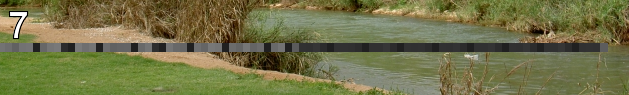
#> input picture ml_in_action/100day/data/oxygen.png, 629 x 95 px; the run also reads 1 picture not shown here
$ jupyter execute --allow-errors pythonchallenge.ipynb   (shell and % lines are left out)
#> lines starting #> are read from the running program, lines starting #| are printed output that depends on the picture; after the words box and inside, x2 and y2 are one past the last pixel; in counts of white or black regions, pixels touching at a corner belong together
[cell 1]
pow(2,38)

[cell 2]
# Apply dictionary mapping to the encrypted text.
from string import ascii_lowercase
alph_mp=str.maketrans(ascii_lowercase, ascii_lowercase[2:]+ascii_lowercase[:2])
text = "g fmnc wms bgblr rpylqjyrc gr zw fylb. rfyrq ufyr amknsrcpq ypc dmp. bmgle gr gl zw fylb gq glcddgagclr ylb rfyr'q ufw rfgq rcvr gq qm jmle. sqgle qrpgle.kyicrpylq() gq pcamkkclbcb. lmu ynnjw ml rfc spj."
text.translate(alph_mp)
"map".translate(alph_mp)
# http://www.pythonchallenge.com/pc/def/ocr.html

[cell 3]
import urllib.request
import re
from collections import Counter
#> (the rest of this cell did not finish here and is left out)

[cell 4]
# One small letter, surrounded by EXACTLY three big bodyguards on each of its sides.
import urllib.request
import re
from collections import Counter
#> (the rest of this cell did not finish here and is left out)

[cell 5]
import urllib.request
import re
url = "http://www.pythonchallenge.com/pc/def/linkedlist.php?nothing="
number = str(16044/2)
#> (the rest of this cell did not finish here and is left out)

[cell 6]
import pickle
from urllib.request import urlopen
import requests
#> (the rest of this cell did not finish here and is left out)

[cell 7]
from zipfile import ZipFile
#> (the rest of this cell did not finish here and is left out)

[cell 8]
#!pip install Pillow
from PIL import Image
# [7 lines of commented-out code are left out]
img = Image.open("data/oxygen.png")
#> img is the input picture: PIL image 629x95 RGBA; mean R, G, B, A 114.6, 114.9, 72.2, 255
print(img.size) # (629, 95) 水平宽度与垂直宽度， getpixel（x,y) x水平位置，y垂直位置
#| (629, 95)
print(''.join([chr(i[0]) for i in [img.getpixel((j, img.size[1] / 2)) for j in range(0, img.size[0], 7)]]))
#| smart guy, you made it. the next level is [105, 110, 116, 101, 103, 114, 105, 116, 121]pe_
result = [105, 110, 116, 101, 103, 114, 105, 116, 121]
print("".join(chr(i) for i in result))

[cell 9]
import bz2
un=b'BZh91AY&SYA\xaf\x82\r\x00\x00\x01\x01\x80\x02\xc0\x02\x00 \x00!\x9ah3M\x07<]\xc9\x14\xe1BA\x06\xbe\x084'
pw=b'BZh91AY&SY\x94$|\x0e\x00\x00\x00\x81\x00\x03$ \x00!\x9ah3M\x13<]\xc9\x14\xe1BBP\x91\xf08'
username = bz2.decompress(un)
password = bz2.decompress(pw)
print(username,password)

[cell 10]
from PIL import Image,ImageDraw

first = [146,399,163,403,170,393,169,391,166,386,170,381,170,371,170,355,169,346,167,335,170,329,170,320,170,
310,171,301,173,290,178,289,182,287,188,286,190,286,192,291,194,296,195,305,194,307,191,312,190,316,
190,321,192,331,193,338,196,341,197,346,199,352,198,360,197,366,197,373,196,380,197,383,196,387,192,
389,191,392,190,396,189,400,194,401,201,402,208,403,213,402,216,401,219,397,219,393,216,390,215,385,
215,379,213,373,213,365,212,360,210,353,210,347,212,338,213,329,214,319,215,311,215,306,216,296,218,
290,221,283,225,282,233,284,238,287,243,290,250,291,255,294,261,293,265,291,271,291,273,289,278,287,
279,285,281,280,284,278,284,276,287,277,289,283,291,286,294,291,296,295,299,300,301,304,304,320,305,
327,306,332,307,341,306,349,303,354,301,364,301,371,297,375,292,384,291,386,302,393,324,391,333,387,
328,375,329,367,329,353,330,341,331,328,336,319,338,310,341,304,341,285,341,278,343,269,344,262,346,
259,346,251,349,259,349,264,349,273,349,280,349,288,349,295,349,298,354,293,356,286,354,279,352,268,
352,257,351,249,350,234,351,211,352,197,354,185,353,171,351,154,348,147,342,137,339,132,330,122,327,
120,314,116,304,117,293,118,284,118,281,122,275,128,265,129,257,131,244,133,239,134,228,136,221,137,
214,138,209,135,201,132,192,130,184,131,175,129,170,131,159,134,157,134,160,130,170,125,176,114,176,
102,173,103,172,108,171,111,163,115,156,116,149,117,142,116,136,115,129,115,124,115,120,115,115,117,
113,120,109,122,102,122,100,121,95,121,89,115,87,110,82,109,84,118,89,123,93,129,100,130,108,132,110,
133,110,136,107,138,105,140,95,138,86,141,79,149,77,155,81,162,90,165,97,167,99,171,109,171,107,161,
111,156,113,170,115,185,118,208,117,223,121,239,128,251,133,259,136,266,139,276,143,290,148,310,151,
332,155,348,156,353,153,366,149,379,147,394,146,399]
second = [156,141,165,135,169,131,176,130,187,134,191,140,191,146,186,150,179,155,175,157,168,157,163,157,159,
157,158,164,159,175,159,181,157,191,154,197,153,205,153,210,152,212,147,215,146,218,143,220,132,220,
125,217,119,209,116,196,115,185,114,172,114,167,112,161,109,165,107,170,99,171,97,167,89,164,81,162,
77,155,81,148,87,140,96,138,105,141,110,136,111,126,113,129,118,117,128,114,137,115,146,114,155,115,
158,121,157,128,156,134,157,136,156,136]

im = Image.open("data/good.jpg")
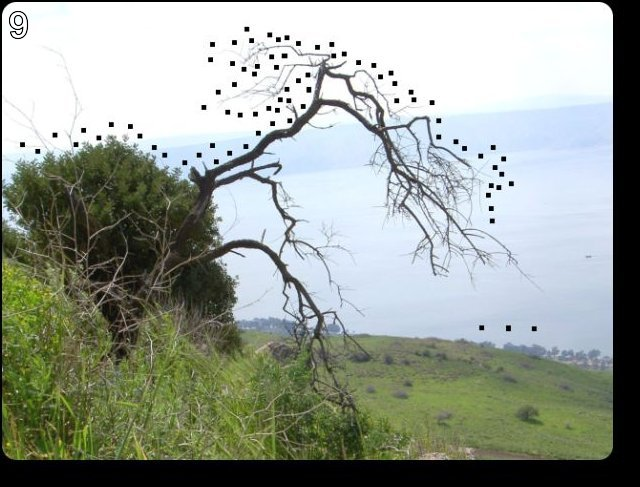
#> input picture ml_in_action/100day/data/good.jpg, 640 x 487 px
#> im is the input picture: PIL image 640x487 RGB; mean R, G, B 151.9, 159.2, 150.1
nim = Image.new(im.mode, im.size)
#> nim: PIL image 640x487 RGB; every value is 0
draw = ImageDraw.Draw(nim)
draw.line(first, fill='#fff')
draw.line(second, fill='#fff')
nim.show()
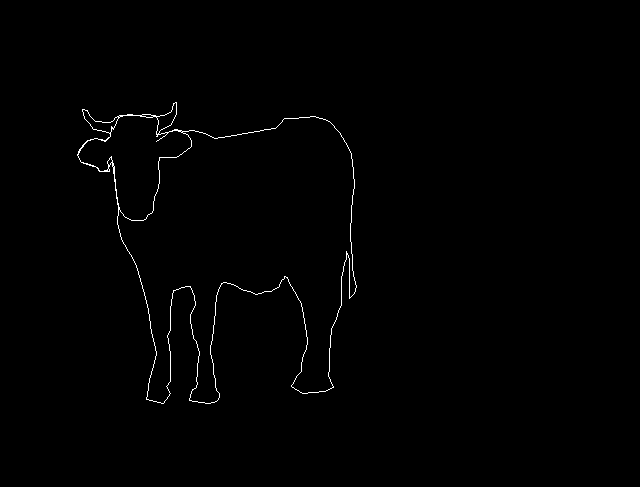
#> shown: PIL image 640x487 RGB; 0.63% white in thin lines or dots, all inside (x1, y1, x2, y2) = (77, 102, 357, 404)

[cell 11]
# 1,11,21,1211,111221
# 从第二个开始，是对前一个连续数字个数的描述，如11表示1代表1个1，21表示11代表2个1
import re
def describe(s):
    return "".join([str(len(m.group(0))) + m.group(1) for m in re.finditer(r"(\d)\1*", s)])
    # \1*表示多个与(\d)相同的字符
s = "1"
for dummy in range(30):
    s = describe(s)
print(len(s))  # prints 5808

[cell 12]
from PIL import Image,ImageDraw
img = Image.open('data/cave.jpg')
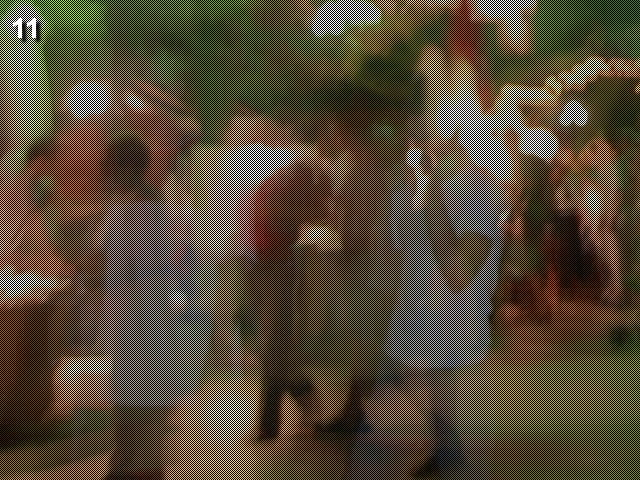
#> input picture ml_in_action/100day/data/cave.jpg, 640 x 480 px
#> img is the input picture: PIL image 640x480 RGB; mean R, G, B 85.8, 73.7, 57.3
xlen,ylen = img.size
#> xlen = 640; ylen = 480
new_img = Image.new('RGB', (xlen//2, ylen//2))
#> new_img: PIL image 320x240 RGB; every value is 0
for x in range(0,xlen,2):
    for y in range(0,ylen,2):
            pixel = img.getpixel((x, y))
            new_img.putpixel((x//2, y//2), pixel)
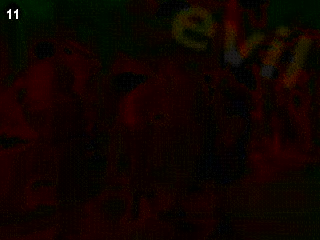
#> new_img: PIL image 320x240 RGB; mean R, G, B 15.4, 4, 0.4
new_img.show()

# [6 lines of commented-out code are left out]

#> (a cell that did not finish here is left out)

[cell 14]
# xmlrpclib模块在python3中重命名为xmlrpc.client
import xmlrpc.client

xmlrpc = xmlrpc.client.ServerProxy("http://www.pythonchallenge.com/pc/phonebook.php")
#> (the rest of this cell did not finish here and is left out)

[cell 15]
# 10000*1 拆分成100*100， 100*100=(100+99+99+98)+... 向右走100步，向上走99步，向左走99步，向下走98步
from PIL import Image
strip = Image.open('data/wire.png')
spiral = Image.new(strip.mode, (100,100), 0)
#> spiral: PIL image 100x100 RGB; every value is 0
dirs = [(1,0),(0,1),(-1,0),(0,-1)]  # 右，上，左，下
x,y,z = -1,0,0
for i in range(200):  # 绕一圈四个方向，一共可以有100/2=50圈，总共需要4*50=200次
    d = dirs[i % 4]  # 四个方向循环，%4 得到当前方向，步数x，x-1，x-1，x-2，%4余数，0，1，2，3，（+1）%2余数为0，1，1，2
    for j in range(100 - (i + 1) // 2):
        x += d[0]
        y += d[1]
        spiral.putpixel((x,y), strip.getpixel((z,0)))
        z += 1
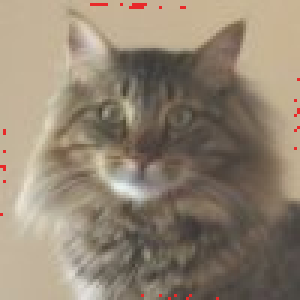
#> spiral: PIL image 100x100 RGB (shown 3 times larger); mean R, G, B 145.7, 132.4, 114.5
#> after the loop, x = 49; y = 50; z = 10000
#spiral.save('spiral.png')
spiral.show()

[cell 16]
import datetime
for year in range(1996,1006,-20): # 1xx6年，闰年4年一次，10与4最小公倍数为20，故减20
    if datetime.date(year, 1, 1).weekday() == 3:
        print(year,)

[cell 17]
from PIL import Image,ImageChops
im = Image.open("data/mozart.gif")
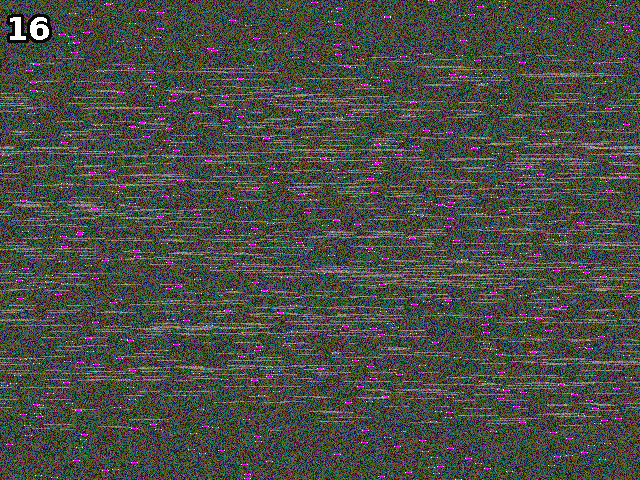
#> input picture ml_in_action/100day/data/mozart.gif, 640 x 480 px
#> im is the input picture: PIL image 640x480 P; mean R, G, B 74.6, 76.9, 70.2
magic = 195
#> (the rest of this cell did not finish here and is left out)
